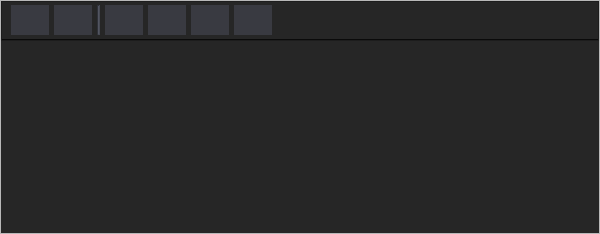
        <widget class="QFrame" name="CanvasFrame">
         <property name="sizePolicy">
          <sizepolicy hsizetype="Expanding" vsizetype="Expanding">
           <horstretch>0</horstretch>
           <verstretch>0</verstretch>
          </sizepolicy>
         </property>
         <property name="minimumSize">
          <size>
           <width>600</width>
           <height>0</height>
          </size>
         </property>
         <property name="styleSheet">
          <string notr="true">#CanvasFrame{
border-radius: 2px;
}</string>
         </property>
         <property name="frameShape">
          <enum>QFrame::StyledPanel</enum>
         </property>
         <property name="frameShadow">
          <enum>QFrame::Raised</enum>
         </property>
         <layout class="QVBoxLayout" name="verticalLayout_10">
          <property name="spacing">
           <number>0</number>
          </property>
          <property name="leftMargin">
           <number>0</number>
          </property>
          <property name="topMargin">
           <number>0</number>
          </property>
          <property name="rightMargin">
           <number>0</number>
          </property>
          <property name="bottomMargin">
           <number>0</number>
          </property>
          <item>
           <widget class="QFrame" name="ToolBarFrame">
            <property name="sizePolicy">
             <sizepolicy hsizetype="Preferred" vsizetype="Maximum">
              <horstretch>0</horstretch>
              <verstretch>0</verstretch>
             </sizepolicy>
            </property>
            <property name="minimumSize">
             <size>
              <width>0</width>
              <height>35</height>
             </size>
            </property>
            <property name="styleSheet">
             <string notr="true">#ToolBarFrame{
background-color: rgb(38, 38, 38);
border-bottom: 2px solid rgb(10,10,10);
}

QToolButton{
background-color: rgb(57, 58, 65);
}

QToolButton:hover{
background-color: rgb(82, 82, 124);
}</string>
            </property>
            <property name="frameShape">
             <enum>QFrame::StyledPanel</enum>
            </property>
            <property name="frameShadow">
             <enum>QFrame::Raised</enum>
            </property>
            <layout class="QHBoxLayout" name="horizontalLayout_2">
             <property name="spacing">
              <number>5</number>
             </property>
             <property name="topMargin">
              <number>3</number>
             </property>
             <property name="bottomMargin">
              <number>5</number>
             </property>
             <item>
              <widget class="QToolButton" name="undoBtn">
               <property name="sizePolicy">
                <sizepolicy hsizetype="Fixed" vsizetype="Fixed">
                 <horstretch>0</horstretch>
                 <verstretch>0</verstretch>
                </sizepolicy>
               </property>
               <property name="minimumSize">
                <size>
                 <width>30</width>
                 <height>30</height>
                </size>
               </property>
               <property name="cursor">
                <cursorShape>PointingHandCursor</cursorShape>
               </property>
               <property name="toolTip">
                <string/>
               </property>
               <property name="autoFillBackground">
                <bool>false</bool>
               </property>
               <property name="styleSheet">
                <string notr="true"/>
               </property>
               <property name="text">
                <string/>
               </property>
               <property name="icon">
                <iconset>
                 <normaloff>../icons/undo.png</normaloff>../icons/undo.png</iconset>
               </property>
               <property name="iconSize">
                <size>
                 <width>30</width>
                 <height>20</height>
                </size>
               </property>
               <property name="autoRepeat">
                <bool>false</bool>
               </property>
               <property name="popupMode">
                <enum>QToolButton::DelayedPopup</enum>
               </property>
               <property name="toolButtonStyle">
                <enum>Qt::ToolButtonIconOnly</enum>
               </property>
               <property name="autoRaise">
                <bool>true</bool>
               </property>
              </widget>
             </item>
             <item>
              <widget class="QToolButton" name="redoBtn">
               <property name="minimumSize">
                <size>
                 <width>30</width>
                 <height>30</height>
                </size>
               </property>
               <property name="cursor">
                <cursorShape>PointingHandCursor</cursorShape>
               </property>
               <property name="toolTip">
                <string/>
               </property>
               <property name="autoFillBackground">
                <bool>false</bool>
               </property>
               <property name="styleSheet">
                <string notr="true"/>
               </property>
               <property name="text">
                <string/>
               </property>
               <property name="icon">
                <iconset>
                 <normaloff>../icons/redo.png</normaloff>../icons/redo.png</iconset>
               </property>
               <property name="iconSize">
                <size>
                 <width>30</width>
                 <height>20</height>
                </size>
               </property>
               <property name="autoRepeat">
                <bool>false</bool>
               </property>
               <property name="popupMode">
                <enum>QToolButton::DelayedPopup</enum>
               </property>
               <property name="toolButtonStyle">
                <enum>Qt::ToolButtonIconOnly</enum>
               </property>
               <property name="autoRaise">
                <bool>true</bool>
               </property>
              </widget>
             </item>
             <item>
              <widget class="Line" name="line">
               <property name="styleSheet">
                <string notr="true">background-color: rgb(71, 74, 84);</string>
               </property>
               <property name="orientation">
                <enum>Qt::Vertical</enum>
               </property>
              </widget>
             </item>
             <item>
              <widget class="QToolButton" name="dragBtn">
               <property name="minimumSize">
                <size>
                 <width>30</width>
                 <height>30</height>
                </size>
               </property>
               <property name="cursor">
                <cursorShape>PointingHandCursor</cursorShape>
               </property>
               <property name="toolTip">
                <string/>
               </property>
               <property name="autoFillBackground">
                <bool>false</bool>
               </property>
               <property name="styleSheet">
                <string notr="true"/>
               </property>
               <property name="text">
                <string/>
               </property>
               <property name="icon">
                <iconset>
                 <normaloff>../icons/drag.png</normaloff>../icons/drag.png</iconset>
               </property>
               <property name="iconSize">
                <size>
                 <width>30</width>
                 <height>20</height>
                </size>
               </property>
               <property name="checkable">
                <bool>false</bool>
               </property>
               <property name="autoRepeat">
                <bool>false</bool>
               </property>
               <property name="popupMode">
                <enum>QToolButton::DelayedPopup</enum>
               </property>
               <property name="toolButtonStyle">
                <enum>Qt::ToolButtonIconOnly</enum>
               </property>
               <property name="autoRaise">
                <bool>true</bool>
               </property>
              </widget>
             </item>
             <item>
              <widget class="QToolButton" name="selectBtn">
               <property name="minimumSize">
                <size>
                 <width>30</width>
                 <height>30</height>
                </size>
               </property>
               <property name="cursor">
                <cursorShape>PointingHandCursor</cursorShape>
               </property>
               <property name="toolTip">
                <string/>
               </property>
               <property name="autoFillBackground">
                <bool>false</bool>
               </property>
               <property name="styleSheet">
                <string notr="true"/>
               </property>
               <property name="text">
                <string/>
               </property>
               <property name="icon">
                <iconset>
                 <normaloff>../icons/selection.png</normaloff>../icons/selection.png</iconset>
               </property>
               <property name="iconSize">
                <size>
                 <width>30</width>
                 <height>20</height>
                </size>
               </property>
               <property name="checkable">
                <bool>false</bool>
               </property>
               <property name="autoRepeat">
                <bool>false</bool>
               </property>
               <property name="popupMode">
                <enum>QToolButton::DelayedPopup</enum>
               </property>
               <property name="toolButtonStyle">
                <enum>Qt::ToolButtonIconOnly</enum>
               </property>
               <property name="autoRaise">
                <bool>true</bool>
               </property>
              </widget>
             </item>
             <item>
              <widget class="QToolButton" name="free_selectionBtn">
               <property name="minimumSize">
                <size>
                 <width>30</width>
                 <height>30</height>
                </size>
               </property>
               <property name="cursor">
                <cursorShape>PointingHandCursor</cursorShape>
               </property>
               <property name="toolTip">
                <string/>
               </property>
               <property name="autoFillBackground">
                <bool>false</bool>
               </property>
               <property name="styleSheet">
                <string notr="true"/>
               </property>
               <property name="text">
                <string/>
               </property>
               <property name="icon">
                <iconset>
                 <normaloff>../icons/free_selection.png</normaloff>../icons/free_selection.png</iconset>
               </property>
               <property name="iconSize">
                <size>
                 <width>30</width>
                 <height>20</height>
                </size>
               </property>
               <property name="checkable">
                <bool>false</bool>
               </property>
               <property name="autoRepeat">
                <bool>false</bool>
               </property>
               <property name="popupMode">
                <enum>QToolButton::DelayedPopup</enum>
               </property>
               <property name="toolButtonStyle">
                <enum>Qt::ToolButtonIconOnly</enum>
               </property>
               <property name="autoRaise">
                <bool>true</bool>
               </property>
              </widget>
             </item>
             <item>
              <widget class="QToolButton" name="deselectBtn">
               <property name="minimumSize">
                <size>
                 <width>30</width>
                 <height>30</height>
                </size>
               </property>
               <property name="cursor">
                <cursorShape>PointingHandCursor</cursorShape>
               </property>
               <property name="toolTip">
                <string/>
               </property>
               <property name="autoFillBackground">
                <bool>false</bool>
               </property>
               <property name="styleSheet">
                <string notr="true"/>
               </property>
               <property name="text">
                <string/>
               </property>
               <property name="icon">
                <iconset>
                 <normaloff>../icons/deselect.png</normaloff>../icons/deselect.png</iconset>
               </property>
               <property name="iconSize">
                <size>
                 <width>30</width>
                 <height>20</height>
                </size>
               </property>
               <property name="autoRepeat">
                <bool>false</bool>
               </property>
               <property name="popupMode">
                <enum>QToolButton::DelayedPopup</enum>
               </property>
               <property name="toolButtonStyle">
                <enum>Qt::ToolButtonIconOnly</enum>
               </property>
               <property name="autoRaise">
                <bool>true</bool>
               </property>
              </widget>
             </item>
             <item>
              <spacer name="horizontalSpacer">
               <property name="orientation">
                <enum>Qt::Horizontal</enum>
               </property>
               <property name="sizeHint" stdset="0">
                <size>
                 <width>40</width>
                 <height>20</height>
                </size>
               </property>
              </spacer>
             </item>
            </layout>
           </widget>
          </item>
          <item>
           <widget class="QGraphicsView" name="canvasView">
            <property name="sizePolicy">
             <sizepolicy hsizetype="Expanding" vsizetype="Expanding">
              <horstretch>0</horstretch>
              <verstretch>0</verstretch>
             </sizepolicy>
            </property>
            <property name="minimumSize">
             <size>
              <width>0</width>
              <height>0</height>
             </size>
            </property>
            <property name="cursor" stdset="0">
             <cursorShape>ArrowCursor</cursorShape>
            </property>
            <property name="styleSheet">
             <string notr="true">background-color: rgb(38,38,38);
border-radius: 0px;</string>
            </property>
            <property name="sceneRect">
             <rectf>
              <x>0.000000000000000</x>
              <y>0.000000000000000</y>
              <width>0.000000000000000</width>
              <height>0.000000000000000</height>
             </rectf>
            </property>
            <property name="renderHints">
             <set>QPainter::HighQualityAntialiasing|QPainter::SmoothPixmapTransform|QPainter::TextAntialiasing</set>
            </property>
            <property name="dragMode">
             <enum>QGraphicsView::NoDrag</enum>
            </property>
            <property name="transformationAnchor">
             <enum>QGraphicsView::AnchorUnderMouse</enum>
            </property>
            <property name="resizeAnchor">
             <enum>QGraphicsView::AnchorUnderMouse</enum>
            </property>
            <property name="viewportUpdateMode">
             <enum>QGraphicsView::MinimalViewportUpdate</enum>
            </property>
           </widget>
          </item>
         </layout>
        </widget>
